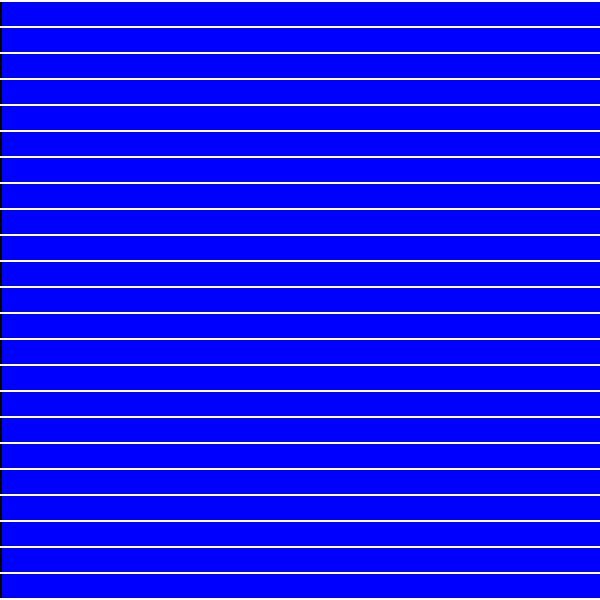
Frame 1 (no input)
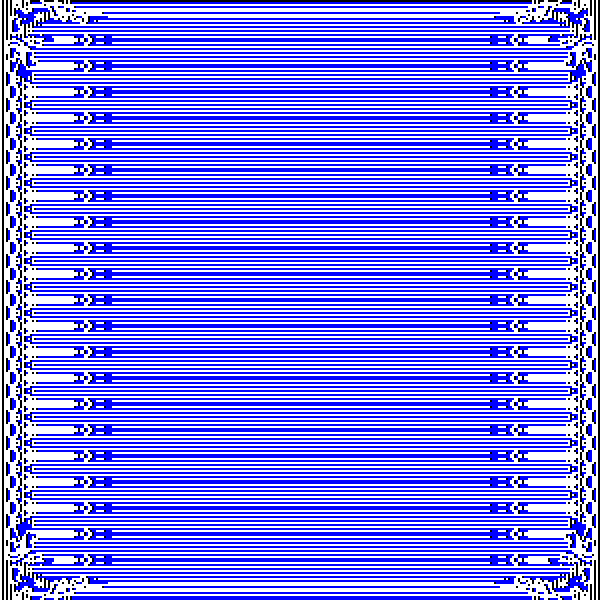
Frame 60 (the mouse pressed at the canvas centre just before this capture)
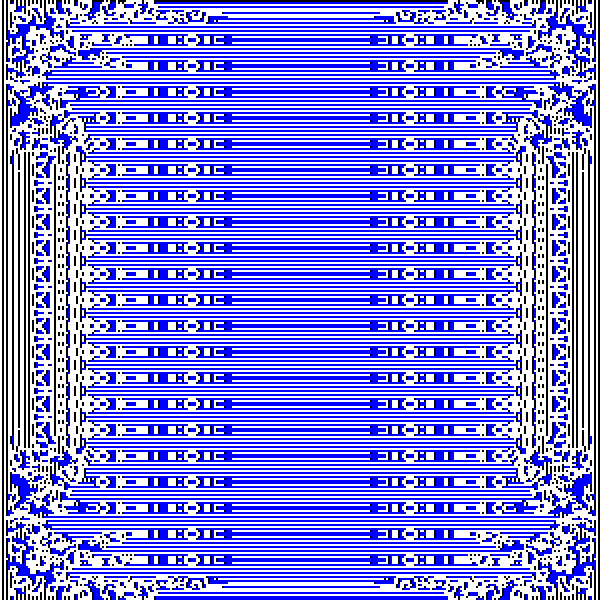
Frame 120 (the mouse held since frame 60 and released just before this capture)

The Processing sketch that drew these frames (run headless with seeded random() and noise(); from frame 60 on, the mouse is pressed at the canvas centre):

// Processing sketch: sketch_08_ca_experiment_optimized
// ── sketch_08_ca_experiment_optimized.pde
boolean pause = false;
int cellSize = 2;

int gridCountX;
int gridCountY;
int[][] grid;
int[][] buffer;

float randProbability = 0.05;

PImage img;

void setup() {
  size(600, 600);
  frameRate(120);
  noSmooth();
  background(255);
  
  gridCountX = int(width/cellSize);
  gridCountY = int(height/cellSize);
  img = createImage(gridCountX, gridCountY, RGB);

  grid       = new int[gridCountY][gridCountX];
  buffer     = new int[gridCountY][gridCountX];
 
  grid       = populate(grid);
}

int[][] populate(int[][] g) {
  int rows = g.length;
  int cols = (rows > 0) ? g[0].length : 0;
  for (int i=0; i < rows; i++) {
    for (int j=0; j < cols; j++) {
      g[i][j] = (i%13 == 0) ? 0 : 1;
    }
  }
  return g;
}

int[][] empty(int[][] g) {
  int rows = g.length;
  int cols = (rows > 0) ? g[0].length : 0;
  for (int i=0; i < rows; i++) {
    for (int j=0; j < cols; j++) {
      g[i][j] = 0;
    }
  }
  return g;
}

void process() {
  int[][] buffer = new int[gridCountY][gridCountX];
  for (int i=0; i < gridCountY; i++) {
    for (int j=1; j < gridCountX; j++) {

      int idxLeft     = (j > 0) ? j - 1 : j;
      int idxRight    = (j < gridCountX-1) ? j + 1 : 0;
      int idxTop      = (i > 0) ? i - 1 : i;
      int idxBottom   = (i < gridCountY-1) ? i + 1 : 0;

      int current     = grid[i][j];
      int left        = grid[i][idxLeft];
      int right       = grid[i][idxRight];
      int top         = grid[idxTop][j];
      int bottom      = grid[idxBottom][j];
      int topLeft     = grid[idxTop][idxLeft];
      int topRight    = grid[idxTop][idxRight];
      int bottomLeft  = grid[idxBottom][idxLeft];
      int bottomRight = grid[idxBottom][idxRight];

      int sum = left + right + top + bottom + topLeft + topRight + bottomLeft + bottomRight; // + current;

      // Rules of Life ... slightly modified
      if      ((current == 0) && (sum <  2)) buffer[i][j] = 1;        // Loneliness
      //else if ((current == 0) && (sum >  2) && bottomLeft == 1) buffer[i][j] = 0;
      else if ((current == 1) && (sum >  5) && bottom == 1 && top == 1) buffer[i][j] = 1;
      else if ((current == 1) && (sum >  2)) buffer[i][j] = 0;        // Overpopulation
      else if ((current == 0) && (sum == 2)) buffer[i][j] = 1;        // Reproduction
      else                                   buffer[i][j] = current;  // Stasis
    }
  } 
  grid = buffer;
}

void draw() {
  println(frameRate);
  background(255);
  
  int index = 0;
  img.loadPixels();
  for (int i=0; i < gridCountY; i++) {
    for (int j=0; j < gridCountX; j++) {
      int cell = grid[i][j];
      color c = color(255);
      if (cell == 1) {
         
        if (j > 0 && i > 0) {
          
          boolean horizontal = grid[i-1][j] == 1;
          boolean vertical = grid[i][j-1] == 1;
          boolean diagonal = grid[i-1][j-1] == 1;
          if (vertical) {
            c = color(0, 0, 255);
          } else {
            c = color(0);  
          }
        } else {
          c = color(0);
        }
        img.pixels[index] = c;
      } else {
        img.set(j, i, color(255, 255, 255));
      }
      index++;
    }
  }
  img.updatePixels();
  noTint();  // Disable tint
  image(img, 0, 0, width, height);
  
  if (!pause) process();
}

void keyPressed() {
  if(key == ' ') {
    pause = !pause;
  }
  if(key == 'r') {
    grid = populate(grid);
  }
  if(key == 'c') {
    grid = empty(grid);
  }
}

void mouseDragged() {
  int indexX = floor(mouseX / cellSize);
  int indexY = floor(mouseY / cellSize);
  int cell = grid[indexY][indexX];

  cell = (cell == 0) ? 1 : 0;
  grid[indexY][indexX] = cell;
}
